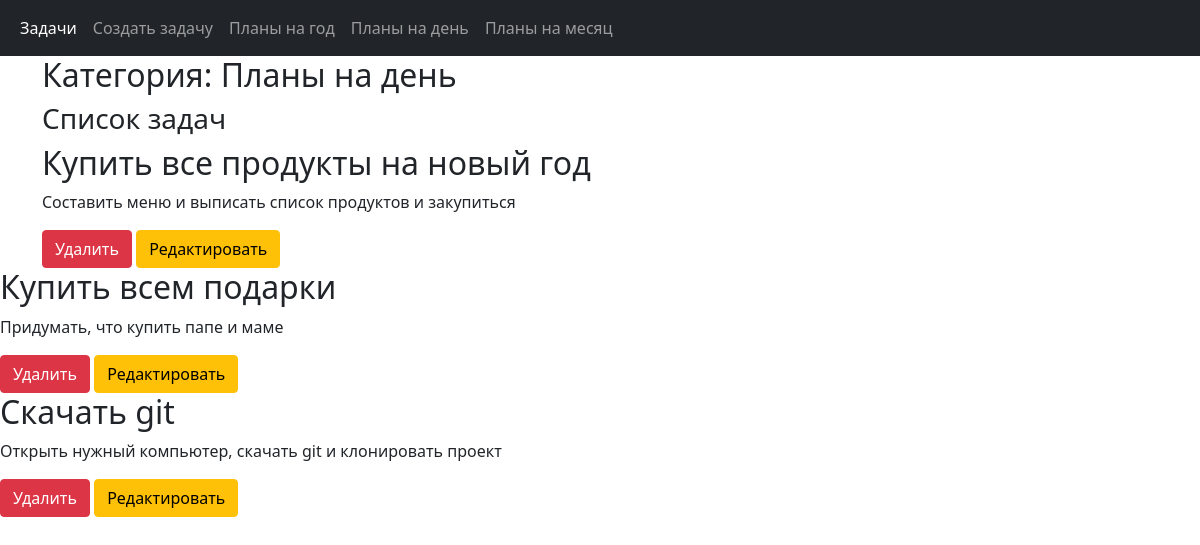
Page /taskmanager/1/ on the committed database.
### taskmanager/models.py (models this page shows, shortened)
class Category(models.Model):
    name = models.CharField(max_length=100, db_index=True)
    class Meta:
        verbose_name = 'Категория'
        verbose_name_plural = 'Категории'
        ordering = ['name']

class Task(models.Model):
    title = models.CharField('title', max_length=100)
    description = models.TextField('description', max_length=250)
    creation_time = models.DateTimeField(auto_now_add=True, db_index=True)
    category = models.ForeignKey('Category', null=True, on_delete=models.PROTECT)
    status = models.BooleanField('status', default=False)
    class Meta:
        verbose_name = 'Задача'
        verbose_name_plural = 'Задачи'
        ordering = ['title']

### taskmanager/views.py (the view)
# urls.py: path('<int:category_id>/', by_category, name='by_category'),
def by_category(request, category_id):
    tasks = Task.objects.filter(category=category_id)
    categories = Category.objects.all()
    current_category = Category.objects.get(pk=category_id)
    context = {'tasks': tasks, 'categories': categories, 'current_category': current_category}
    return render(request, 'taskmanager/by_category.html', context)

### taskmanager/templates/taskmanager/by_category.html (shortened to what this page needs)
{% extends 'layout/base.html' %}
{% block category_name %}<h2>Категория: {{ current_category.name }}</h2>{% endblock %}

### taskmanager/templates/layout/base.html (shortened to what this page needs)
<!DOCTYPE html>
<html lang="en">
<head>
    <link rel="stylesheet" href="https://stackpath.bootstrapcdn.com/bootstrap/5.0.0-alpha1/css/bootstrap.min.css"
>
</head>
<body>
<nav class="navbar navbar-expand-lg navbar-dark bg-dark">
    <div class="container-fluid">
        <div class="collapse navbar-collapse" id="navbarSupportedContent">
            <ul class="navbar-nav mr-auto mb-2 mb-lg-0">
                <li class="nav-item">
                    <a class="nav-link active" aria-current="page" href="#">Задачи</a>
                </li>
                <li class="nav-item">
                    <a class="nav-link" href="{% url 'add' %}">Создать задачу</a>
                </li>
                {% for category in categories %}
                <li>
                    <a class="nav-link" href="{% url 'by_category' category.pk %}">{{ category.name }}</a>
                </li>
                {% endfor %}
            </ul>
        </div>
    </div>
</nav>
<div class="container">
    {% block content %}
    {% block category_name %}
    {% endblock %}
    <h3>Список задач</h3>
    {% for task in tasks %}
    <div class="{% if task.status %} alert alert-success {% endif %}">
        <h2>{{ task.title }} </h2>
        <p> {{ task.description }}</p>
        <a class="btn btn-danger" href="delete/{{ task.id }}">Удалить</a>
        <a class="btn btn-warning" href="edit/{{ task.id }}">Редактировать</a>
    </div>
</div>
{% endfor %}
{% endblock %}
</body>
</html>

### rows in the picture
Category: name "Планы на год"
Category: name "Планы на день"
Category: name "Планы на месяц"
Task: title "Купить все продукты на новый год", description "Составить меню и выписать список продуктов и закупиться"
Task: title "Купить всем подарки", description "Придумать, что купить папе и маме"
Task: title "Скачать git", description "Открыть нужный компьютер, скачать git и клонировать проект"
